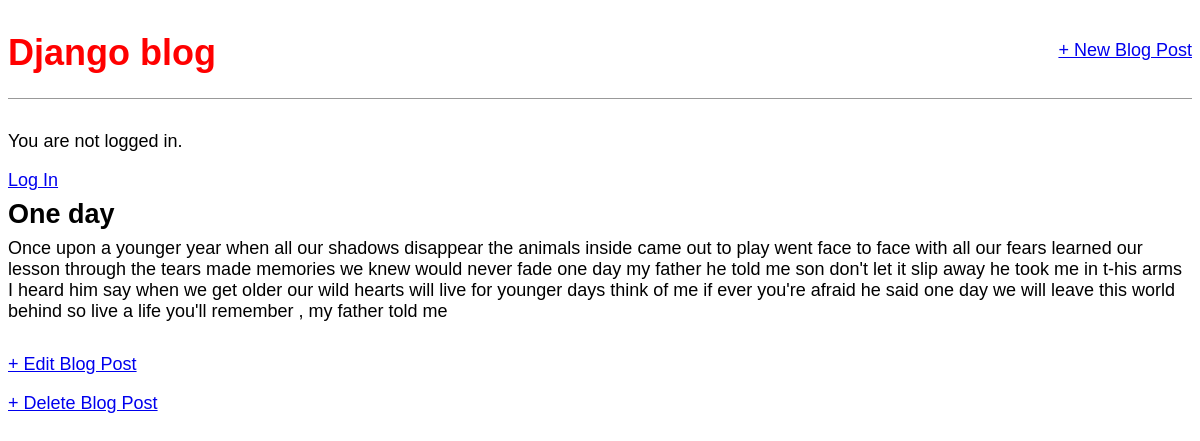
The app's page /post/1/ with its own data.
### blog/models.py (models this page shows, shortened)
class Post(models.Model):
 title = models.CharField(max_length=200)
 author = models.ForeignKey(
'auth.User',
on_delete=models.CASCADE,
)
 body = models.TextField()

### blog/views.py (the view)
# urls.py: path('post/<int:pk>/', BlogDetailView.as_view(), name='post_detail'),
class BlogDetailView(DetailView):
  model = Post
  template_name = 'post_detail.html'

### templates/post_detail.html
{% extends 'base.html' %}
{% block content %}
<div class="post-entry">
<h2>{{ post.title }}</h2>
<p>{{ post.body }}</p>
</div>
<p><a href="{% url 'post_edit' post.pk %}">+ Edit Blog Post</a></p>
<p><a href="{% url 'post_delete' post.pk %}">+ Delete Blog Post</a></p>
{% endblock content %}

### static/css/base.css (style rules this page uses)
body { font-family: 'Source Sans Pro', sans-serif; font-size: 18px; }
.post-entry { margin-bottom: 2rem; }
.post-entry h2 { margin: 0.5rem 0; }
.post-entry p { margin: 0; font-weight: 400; }

### records on screen
Post: title "One day", body "Once upon a younger year when all our shadows disappear the animals inside came out to play went face to face with all our fears learned our lesson through the tears made memories we knew would never fade one day my father he told me son don't let it slip away he took me in t-his arms I heard him say when we get older our wild hearts will live for younger days think of me if ever you're afraid he said one day we will leave this world behind so live a life you'll remember , my father told me"
